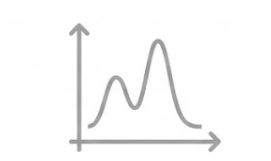
#> input picture chart.png, 271 x 161 px; its folder holds only this picture in this run
$ python -i processing.py   (imports and definitions only)
#> lines starting #> are read from the running program, lines starting #| are printed output that depends on the picture
import cv2
from typing import Union, List, Optional, Tuple
import numpy as np
import json
import os
# ── Thay thế scipy.signal bằng NumPy thuần (không cần SciPy khi build Android) ──

# [23 lines left out: functions _savgol_coeffs_numpy, savgol_filter, not called in this run]


def find_peaks(arr: np.ndarray, distance=None, prominence=None, height=None, **kwargs):
    """
    Thay thế scipy.signal.find_peaks — chỉ dùng NumPy.
    Hỗ trợ: distance, prominence, height. Trả về (peaks, props) giống scipy.
    """
    arr = np.asarray(arr, dtype=np.float64)
    n = len(arr)

    # Local maxima: arr[i] > arr[i-1] và arr[i] > arr[i+1]
    peaks = np.where((arr[1:-1] > arr[:-2]) & (arr[1:-1] > arr[2:]))[0] + 1

    props = {}

    # Lọc theo height
    if height is not None:
        min_h = height[0] if hasattr(height, '__len__') else height
        peaks = peaks[arr[peaks] >= min_h]

    # Tính prominence cho tất cả peak hiện tại
    prom_vals = np.zeros(len(peaks), dtype=np.float64)
    for k, pk in enumerate(peaks):
        left_min = float(np.min(arr[:pk])) if pk > 0 else arr[pk]
        right_min = float(np.min(arr[pk + 1:])) if pk < n - 1 else arr[pk]
        prom_vals[k] = arr[pk] - max(left_min, right_min)

    # Lọc theo prominence
    if prominence is not None:
        min_prom = prominence[0] if hasattr(prominence, '__len__') else prominence
        keep = prom_vals >= min_prom
        peaks = peaks[keep]
        prom_vals = prom_vals[keep]

    # Lọc theo distance (giữ peak có prominence cao hơn khi gần nhau)
    if distance is not None and len(peaks) > 1:
        keep = np.ones(len(peaks), dtype=bool)
        for i in range(len(peaks)):
            if not keep[i]:
                continue
            for j in range(i + 1, len(peaks)):
                if not keep[j]:
                    continue
                if peaks[j] - peaks[i] < distance:
                    if prom_vals[i] >= prom_vals[j]:
                        keep[j] = False
                    else:
                        keep[i] = False
                        break
                else:
                    break
        peaks = peaks[keep]
        prom_vals = prom_vals[keep]

    props['prominences'] = prom_vals
    return peaks, props

# ─────────────────────────────────────────────
# 1. IMAGE LOADING & LUMINANCE
# ─────────────────────────────────────────────

def load_image(path: str) -> Optional[np.ndarray]:
    img = cv2.imread(path)
    if img is None:
        print(f"⚠️ Không đọc được ảnh: {path}")
        return None
    img = cv2.rotate(img, cv2.ROTATE_90_CLOCKWISE)
    return img


def luminance(img: np.ndarray) -> np.ndarray:
    """BGR → grayscale luminance (float64), hệ số chuẩn ITU-R BT.601"""
    return np.dot(img[..., ::-1].astype(np.float64)[..., :3], [0.299, 0.587, 0.114])


# ─────────────────────────────────────────────
# 2. ROTATE (per-channel angle)
# ─────────────────────────────────────────────

# [241 lines left out: functions _rotate_lum, _savgol_smooth_1d, _extract_profile, shift_subsample, _normalize_roi, _subpixel_peak_parabola and 3 more, not called in this run]


# ─────────────────────────────────────────────
# 3b. REFINE Y_CENTER
# ─────────────────────────────────────────────


# ─────────────────────────────────────────────
# 4. DARK FRAME
# ─────────────────────────────────────────────

def _load_dark_frame(dark_paths: Optional[List[str]]) -> Optional[np.ndarray]:
    if not dark_paths:
        return None
    frames = []
    for p in dark_paths:
        img = load_image(p)
        if img is not None:
            frames.append(luminance(img))
    return np.mean(np.array(frames), axis=0) if frames else None


# [27 lines left out: functions _subtract_dark, _masked_absorbance, not called in this run]


# ─────────────────────────────────────────────
# 6. CALIBRATION PARAMS
# ─────────────────────────────────────────────

_CALIB_JSON = os.path.join(os.path.dirname(__file__), "calibration.json")

_DEFAULT_PARAMS: dict = {
    "y_centers":           [],
    "angles":              [],
    "col_start":           0,
    "col_end":             9999,
    "dr":                  15,
    "ws":                  3,
    "mode":                "mean",
    "wl_min":              400,
    "wl_max":              750,
    # Trục bước sóng chuẩn (từ kênh 3+4)
    "calib_a":             None,   # nm/pixel, dùng chung MỌI kênh sau shift
    "calib_b":             None,   # intercept nm
    "calib_offset":        0,
    # Pixel vị trí 2 laser trên trục chuẩn (ch3+ch4) — do người dùng xác định
    "pixel_532":           1912.3,   # pixel ứng với 532 nm
    "pixel_653":           2286.0,   # pixel ứng với 653 nm
    "ref_threshold_pct":   0.1,
    "shift_smooth_window": 51,
    "max_shift_px":        60,   # Giới hạn tìm kiếm shift tối đa (px) — đủ cho kênh lệch nhiều (ch1/ch6)
    # Giới hạn tối đa (nm) cho per-measurement anchor correction.
    "anchor_max_correction_nm": 10,
    # Bán kính ROI (nm) khi tìm peak hấp thụ: dùng cho cả peak logging và anchor.
    "peak_search_half_nm": 15.0,
    "calib_scale_a": [0.98283993, 1.03496017, 1.08841071, 1.07586766, 1.01564048, 1.08433889],
    "calib_scale_b": [0.15117493, 0.16339897, 0.12077977, 0.12414855, 0.12635715, 0.04736341],
    # "calib_scale_a_fluo": [125.86, 125.86, 125.86, 125.86, 125.86, 125.86],  # hệ số a từ fit Avantes
    # "calib_scale_b_fluo": [-3289.5, -3289.5, -3289.5, -3289.5, -3289.5, -3289.5],  # hệ số b từ fit Avantes
    "calib_scale_a_fluo": [179.86157, 179.86157, 179.86157, 179.86157, 179.86157, 179.86157],  # hệ số a từ fit Avantes
    "calib_scale_b_fluo": [-1616.48458,-1616.48458,-1616.48458,-1616.48458,-1616.48458,-1616.48458],  # hệ số b từ fit Avantes
    "wl_offset_nm": 4,
}


# [405 lines left out: functions load_params, _apply_calib_scale, _normalize_intercept_between_channels, _find_peak_in_roi, _apply_anchor_correction, pixels_to_wavelengths_unified and 4 more, not called in this run]

def _detect_col_range(gray,thr_ratio=0.35, margin=10,use_energy=False):
    h, w = gray.shape

    # ===== STEP 1: ROI Y =====
    py_full = np.sum(gray, axis=1).astype(np.float32)
    py_blur = cv2.GaussianBlur(py_full.reshape(-1, 1), (1, 51), 0).flatten()

    y_active = np.where(py_blur > np.max(py_blur) * 0.05)[0]
    if len(y_active) == 0:
        return 0, w - 1

    y_roi_start = max(0, int(y_active[0]) - 20)
    y_roi_end   = min(h - 1, int(y_active[-1]) + 20)

    # ===== STEP 2: ROI X từ ROI Y (QUAN TRỌNG) =====
    region  = gray[y_roi_start:y_roi_end, :]
    profile = np.sum(region, axis=0).astype(np.float32)

    # kernel nhỏ (giống code gốc)
    profile = cv2.GaussianBlur(profile.reshape(-1, 1), (1, 21), 0).flatten()
    # =========================================
    # FLUORESCENCE ENERGY ROI
    # =========================================

    if use_energy:

        profile = np.clip(profile, 0, None)

        total_energy = np.sum(profile)

        if total_energy <= 0:
            return 0, w - 1

        cumulative = np.cumsum(profile)
        cumulative /= cumulative[-1]

        x_start = int(np.searchsorted(
            cumulative,
            0.0025
        ))

        x_end = int(np.searchsorted(
            cumulative,
            0.9975
        ))

    # =========================================
    # NORMAL THRESHOLD ROI
    # =========================================

    else:

        thr = np.max(profile) * thr_ratio

        active = np.where(profile > thr)[0]

        if len(active) == 0:
            return 0, w - 1

        gaps = np.where(
            np.diff(active) > 80
        )[0]

        clusters = []

        prev = 0

        for g in gaps:

            clusters.append(
                active[prev:g + 1]
            )

            prev = g + 1

        clusters.append(active[prev:])

        clusters = [
            cl for cl in clusters
            if len(cl) > 50
        ]

        if len(clusters) == 0:
            return 0, w - 1

        strengths = [
            profile[cl].sum()
            for cl in clusters
        ]

        main_cl = clusters[
            int(np.argmax(strengths))
        ]

        x_start = int(main_cl[0])
        x_end = int(main_cl[-1])

    x_start = max( 0, int(x_start) - margin )
    x_end = min( w - 1, int(x_end) + margin )
    return x_start, x_end

# ============================================================
# PATCH 2: Y PEAK DETECTION
# ============================================================

def _detect_y_centers(gray, n_channels=6, dr=15,thr_ratio=0.35, margin=10,use_energy=False):
    col_start, col_end = _detect_col_range(gray, thr_ratio=thr_ratio, margin=margin, use_energy=use_energy)

    roi_strip = gray[:, col_start:col_end + 1]
    profile_y = np.sum(roi_strip, axis=1).astype(np.float32)
    profile_y = cv2.GaussianBlur(profile_y.reshape(-1, 1), (1, 51), 0).flatten()

    peaks, props = find_peaks(
        profile_y,
        distance=50,
        prominence=np.max(profile_y) * 0.03
    )

    if len(peaks) > n_channels:
        idx = np.argsort(props["prominences"])[-n_channels:]
        peaks = np.sort(peaks[idx])

    return peaks.tolist()


# ============================================================
# PATCH 3: GAUSSIAN CENTROID + FIT
# ============================================================

# [93 lines left out: functions _detect_channel_line, _detect_angle_for_channel, not called in this run]

def run_calibration(ref_path: Union[str, List[str]],
                    dark_path: Optional[Union[str, List[str]]] = None,
                    n_channels: int = 6,
                    pixel_532: Optional[float] = 1912.3,
                    pixel_653: Optional[float] = 2286.0,
                    ref_threshold_pct: float = 0.15,
                    max_shift_px: int = 60,
                    dr: int = 15) -> dict:

    # ================================
    # 1. INPUT PATHS
    # ================================
#> called with ref_path = 'chart.png', n_channels = 6, pixel_532 = 1912.3, pixel_653 = 2286, ref_threshold_pct = 0.15, max_shift_px = 60, dr = 15
    if isinstance(ref_path, str):
        ref_paths = [ref_path]
    else:
        ref_paths = list(ref_path)

    if not ref_paths:
        raise ValueError("Cần ít nhất một ảnh reference.")

    # ================================
    # 2. LOAD DARK (giữ nguyên)
    # ================================
    dark_list = None
    if dark_path:
        if isinstance(dark_path, str):
            dark_list = [dark_path]
        else:
            dark_list = [p for p in dark_path if p]
        if not dark_list:
            dark_list = None

    dark_lum = _load_dark_frame(dark_list)

    # ================================
    # 3. LOAD + STACK
    # ================================
    gray_stack = []     # 👈 dùng cho detect (QUAN TRỌNG)
    B_stack = []
    R_stack = []

    h, w = 0, 0

    for p in ref_paths:
        img = load_image(p)
#> in load_image, img is the input picture: shape (161, 271, 3); min 145, max 255, mean 249.2
#> in load_image, `img = cv2.rotate(img, cv2.ROTATE_90_CLOCKWISE)`:
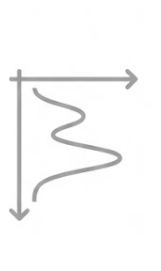
#> img: shape (271, 161, 3); min 145, max 255, mean 249.2
        if img is None:
            continue

        ih, iw = img.shape[:2]
#> ih = 271; iw = 161
        if not gray_stack:
            h, w = ih, iw
#> h = 271; w = 161
        elif (ih, iw) != (h, w):
            raise ValueError("Ảnh không cùng kích thước")

        # ===== DETECT dùng grayscale RAW =====
        gray_stack.append(
            cv2.cvtColor(img, cv2.COLOR_BGR2GRAY).astype(np.float32)
        )

        # ===== CALIBRATION dùng B/R =====
        img_blur = cv2.GaussianBlur(img, (3, 3), 0)

        B_stack.append(img_blur[..., 0].astype(np.float64))
        R_stack.append(img_blur[..., 2].astype(np.float64))

    if not gray_stack:
        raise FileNotFoundError("Không có ảnh hợp lệ")

    n_ref = len(gray_stack)
#> n_ref = 1

    print(f"[Calib] Reference: trung bình {n_ref} ảnh")
#| [Calib] Reference: trung bình 1 ảnh

    # ================================
    # 4. AVERAGE (QUAN TRỌNG NHẤT)
    # ================================
    gray_avg = np.mean(np.stack(gray_stack, axis=0), axis=0).astype(np.uint8)

    B_ch = np.mean(np.stack(B_stack, axis=0), axis=0)
    R_ch = np.mean(np.stack(R_stack, axis=0), axis=0)

    # ================================
    # 5. DETECT (GIỐNG CODE PASTE)
    # ================================
    col_start, col_end = _detect_col_range(gray_avg)
#> in _detect_col_range, `py_full = np.sum(gray, axis=1).astype(np.float32)`: py_full = 271 values, max 41055 at index 0, min 28717 at index 79, mean 40116
#> in _detect_col_range, `py_blur = cv2.GaussianBlur(py_full.reshape(-1, 1), (1, 51), 0).flatten()`: py_blur = 271 values, max 41054.1 at index 269, min 37693.5 at index 79, mean 40115.9
#> in _detect_col_range, `y_active = np.where(py_blur > np.max(py_blur) * 0.05)[0]`: y_active = 271 values from 0 to 270
#> in _detect_col_range, `y_roi_start = max(0, int(y_active[0]) - 20)`: y_roi_start = 0
#> in _detect_col_range, `y_roi_end   = min(h - 1, int(y_active[-1]) + 20)`: y_roi_end = 270
#> in _detect_col_range, `profile = np.sum(region, axis=0).astype(np.float32)`: profile = 161 values, max 68848 at index 2, min 53614 at index 20, mean 67269.4
#> in _detect_col_range, `profile = cv2.GaussianBlur(profile.reshape(-1, 1), (1, 21), 0).flatten()`: profile = 161 values, max 68847.6 at index 160, min 61628.6 at index 19, mean 67269.4
#> in _detect_col_range, `thr = np.max(profile) * thr_ratio`: thr = 24096.7
#> in _detect_col_range, `active = np.where(profile > thr)[0]`: active = 161 values from 0 to 160
#> in _detect_col_range, `gaps = np.where( np.diff(active) > 80 )[0]`: gaps = empty array
#> after the loop in _detect_col_range, `for g in gaps:`: clusters = []
#> in _detect_col_range, `clusters = [ cl for cl in clusters if len(cl) > 50 ]`: clusters = 1 item
#> in _detect_col_range, `strengths = [ profile[cl].sum() for cl in clusters ]`: strengths = [10830374]
#> in _detect_col_range, `main_cl = clusters[ int(np.argmax(strengths)) ]`: main_cl = 161 values from 0 to 160
#> in _detect_col_range, `x_start = int(main_cl[0])`: x_start = 0
#> in _detect_col_range, `x_end = int(main_cl[-1])`: x_end = 160
#> col_start = 0; col_end = 160
    y_peaks = _detect_y_centers(gray_avg, n_channels, dr)
#> in _detect_y_centers, `col_start, col_end = _detect_col_range(gray, thr_ratio=thr_ratio, marg..`: col_start = 0; col_end = 160
#> in _detect_y_centers, `profile_y = np.sum(roi_strip, axis=1).astype(np.float32)`: profile_y has the same summary as py_full in _detect_col_range
#> in _detect_y_centers, `profile_y = cv2.GaussianBlur(profile_y.reshape(-1, 1), (1, 51), 0).fla..`: profile_y has the same summary as py_blur in _detect_col_range
#> in find_peaks, `arr = np.asarray(arr, dtype=np.float64)`: arr has the same summary as py_blur in _detect_col_range
#> in find_peaks, `n = len(arr)`: n = 271
#> in find_peaks, `peaks = np.where((arr[1:-1] > arr[:-2]) & (arr[1:-1] > arr[2:]))[0] + 1`: peaks = [44, 119, 158, 201]
#> in find_peaks, `prom_vals = np.zeros(len(peaks), dtype=np.float64)`: prom_vals = [0, 0, 0, 0]
#> the loop in find_peaks, `for k, pk in enumerate(peaks):` made 4 passes
#> (pk, left_min, right_min) on passes 1 to 4: (44, 41039.4, 37693.5), (119, 37693.5, 39124.7), (158, 37693.5, 39124.7), (201, 37693.5, 40218.3)
#> after the loop in find_peaks, `for k, pk in enumerate(peaks):`: prom_vals = [10.63, 638, 189.8, 24.51]
#> in find_peaks, `min_prom = prominence[0] if hasattr(prominence, '__len__') else promin..`: min_prom = 1231.6
#> in find_peaks, `keep = prom_vals >= min_prom`: keep = [False, False, False, False]
#> in find_peaks, `peaks = peaks[keep]`: peaks = empty array
#> in _detect_y_centers, `peaks, props = find_peaks( profile_y, distance=50, prominence=np.max(p..`: props = {'prominences': empty array}
#> y_peaks = []

    if len(y_peaks) < n_channels:
        print(f"⚠️ detect thiếu kênh: {len(y_peaks)}/{n_channels}")
#| ⚠️ detect thiếu kênh: 0/6

    angles = []
    y_centers = []

    for yp in y_peaks:
        ang = _detect_angle_for_channel(gray_avg, yp, col_start, col_end, dr)
        yc  = _refine_y_center(gray_avg, yp, ang, col_start, col_end, dr)

        angles.append(round(float(ang), 4))
        y_centers.append(round(float(yc), 4))
#> this loop made 0 passes
#> after the loop, angles = []; y_centers = []

    print(f"y_peaks    : {y_peaks}")
#| y_peaks    : []
    print(f"y_centers  : {y_centers}")
#| y_centers  : []
    print(f"angles     : {[f'{a:+.3f}' for a in angles]}")
#| angles     : []
    print(f"col range  : {col_start} -> {col_end}")
#| col range  : 0 -> 160

    # ================================
    # 6. WAVELENGTH CALIBRATION (GIỮ NGUYÊN)
    # ================================
    dd = col_end - col_start + 1
#> dd = 161

    ref_ch_indices = [2, 3] if len(y_centers) >= 4 else list(range(len(y_centers)))
#> ref_ch_indices = []

    B_ref_profile = np.zeros(dd)
#> B_ref_profile = 161 values from 0 to 0
    R_ref_profile = np.zeros(dd)
#> R_ref_profile = 161 values from 0 to 0

    for ch_idx in ref_ch_indices:
        yc    = y_centers[ch_idx]
        angle = angles[ch_idx]

        B_rot = _rotate_lum(B_ch, angle)
        R_rot = _rotate_lum(R_ch, angle)

        B_ref_profile += _extract_profile(B_rot, yc, col_start, col_end, dr, 'mean', 3)
        R_ref_profile += _extract_profile(R_rot, yc, col_start, col_end, dr, 'mean', 3)

    B_ref_profile /= len(ref_ch_indices)
    R_ref_profile /= len(ref_ch_indices)

    if pixel_532 is not None and pixel_653 is not None:
        px_532 = float(pixel_532)
        px_653 = float(pixel_653)
    else:
        px_532 = col_start + int(np.argmax(_gaussian1d(B_ref_profile, 5)))
        px_653 = col_start + int(np.argmax(_gaussian1d(R_ref_profile, 5)))

    if px_653 <= px_532:
        raise ValueError("pixel_653 phải > pixel_532")

    calib_a = (653 - 532.5) / (px_653 - px_532)
    calib_b = 532.5 - calib_a * px_532

    wl_start = calib_a * col_start + calib_b
#> wl_start = -84.12
    wl_end   = calib_a * col_end   + calib_b
#> wl_end = -32.53

    print(f"calib_a = {calib_a:.6f}")
    print(f"calib_b = {calib_b:.4f}")

    # ================================
    # 7. SAVE PARAMS
    # ================================
    params = {
        "image_width": w,
        "image_height": h,
        "y_centers": y_centers,
        "angles": angles,
        "col_start": int(col_start),
        "col_end": int(col_end),
        "dr": dr,
        "ws": 3,
        "mode": "mean",
        "wl_min":              round(max(400.0, wl_start - 10), 1),
        "wl_max":              round(min(750.0, wl_end   + 10), 1),
        "calib_a": round(float(calib_a), 6),
        "calib_b": round(float(calib_b), 4),
        "pixel_532": round(px_532, 2),
        "pixel_653": round(px_653, 2),
        "max_shift_px": max_shift_px,
        "ref_threshold_pct": ref_threshold_pct
    }

    with open(_CALIB_JSON, "w", encoding="utf-8") as f:
        json.dump(params, f, indent=2, ensure_ascii=False)

    print("✔ Calibration saved")

    return params


def has_calibration() -> bool:
    return os.path.exists(_CALIB_JSON)


# ─────────────────────────────────────────────
# 8. ABSORPTION SPECTRUM
# ─────────────────────────────────────────────

# [647 lines left out: functions compute_absorption_spectrum_6ch, _apply_calib_scale_fluo, compute_fluorescence_spectrum_6ch, not called in this run]

>>> result = run_calibration('chart.png')
#> result = 17 items
